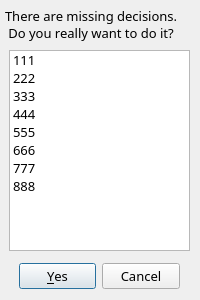
<?xml version="1.0" encoding="UTF-8"?>
<ui version="4.0">
 <class>Dialog_ClosePeriod_Error</class>
 <widget class="QDialog" name="Dialog_ClosePeriod_Error">
  <property name="geometry">
   <rect>
    <x>0</x>
    <y>0</y>
    <width>200</width>
    <height>300</height>
   </rect>
  </property>
  <property name="minimumSize">
   <size>
    <width>200</width>
    <height>300</height>
   </size>
  </property>
  <property name="maximumSize">
   <size>
    <width>200</width>
    <height>300</height>
   </size>
  </property>
  <property name="windowTitle">
   <string>Close Period 0</string>
  </property>
  <widget class="QDialogButtonBox" name="buttonBox">
   <property name="geometry">
    <rect>
     <x>19</x>
     <y>260</y>
     <width>161</width>
     <height>32</height>
    </rect>
   </property>
   <property name="font">
    <font>
     <family>Montserrat Medium</family>
     <pointsize>10</pointsize>
    </font>
   </property>
   <property name="orientation">
    <enum>Qt::Horizontal</enum>
   </property>
   <property name="standardButtons">
    <set>QDialogButtonBox::Cancel|QDialogButtonBox::Yes</set>
   </property>
   <property name="centerButtons">
    <bool>true</bool>
   </property>
  </widget>
  <widget class="QLabel" name="label_txt_1">
   <property name="geometry">
    <rect>
     <x>5</x>
     <y>5</y>
     <width>191</width>
     <height>21</height>
    </rect>
   </property>
   <property name="font">
    <font>
     <family>Montserrat Medium</family>
     <pointsize>10</pointsize>
    </font>
   </property>
   <property name="text">
    <string>There are missing decisions.</string>
   </property>
  </widget>
  <widget class="QLabel" name="label_txt_2">
   <property name="geometry">
    <rect>
     <x>5</x>
     <y>25</y>
     <width>191</width>
     <height>16</height>
    </rect>
   </property>
   <property name="font">
    <font>
     <family>Montserrat Medium</family>
     <pointsize>10</pointsize>
    </font>
   </property>
   <property name="text">
    <string> Do you really want to do it?</string>
   </property>
  </widget>
  <widget class="QListWidget" name="listWidget">
   <property name="geometry">
    <rect>
     <x>9</x>
     <y>50</y>
     <width>181</width>
     <height>201</height>
    </rect>
   </property>
   <property name="font">
    <font>
     <family>Montserrat Medium</family>
     <pointsize>10</pointsize>
    </font>
   </property>
   <property name="layoutDirection">
    <enum>Qt::LeftToRight</enum>
   </property>
   <property name="dragEnabled">
    <bool>false</bool>
   </property>
   <property name="movement">
    <enum>QListView::Static</enum>
   </property>
   <property name="flow">
    <enum>QListView::TopToBottom</enum>
   </property>
   <property name="isWrapping" stdset="0">
    <bool>false</bool>
   </property>
   <property name="resizeMode">
    <enum>QListView::Fixed</enum>
   </property>
   <property name="layoutMode">
    <enum>QListView::Batched</enum>
   </property>
   <property name="viewMode">
    <enum>QListView::ListMode</enum>
   </property>
   <property name="selectionRectVisible">
    <bool>false</bool>
   </property>
   <property name="sortingEnabled">
    <bool>false</bool>
   </property>
   <item>
    <property name="text">
     <string>111</string>
    </property>
   </item>
   <item>
    <property name="text">
     <string>222</string>
    </property>
   </item>
   <item>
    <property name="text">
     <string>333</string>
    </property>
   </item>
   <item>
    <property name="text">
     <string>444</string>
    </property>
   </item>
   <item>
    <property name="text">
     <string>555</string>
    </property>
   </item>
   <item>
    <property name="text">
     <string>666</string>
    </property>
   </item>
   <item>
    <property name="text">
     <string>777</string>
    </property>
   </item>
   <item>
    <property name="text">
     <string>888</string>
    </property>
   </item>
  </widget>
 </widget>
 <resources/>
 <connections>
  <connection>
   <sender>buttonBox</sender>
   <signal>accepted()</signal>
   <receiver>Dialog_ClosePeriod_Error</receiver>
   <slot>accept()</slot>
   <hints>
    <hint type="sourcelabel">
     <x>248</x>
     <y>254</y>
    </hint>
    <hint type="destinationlabel">
     <x>157</x>
     <y>274</y>
    </hint>
   </hints>
  </connection>
  <connection>
   <sender>buttonBox</sender>
   <signal>rejected()</signal>
   <receiver>Dialog_ClosePeriod_Error</receiver>
   <slot>reject()</slot>
   <hints>
    <hint type="sourcelabel">
     <x>316</x>
     <y>260</y>
    </hint>
    <hint type="destinationlabel">
     <x>286</x>
     <y>274</y>
    </hint>
   </hints>
  </connection>
 </connections>
</ui>
